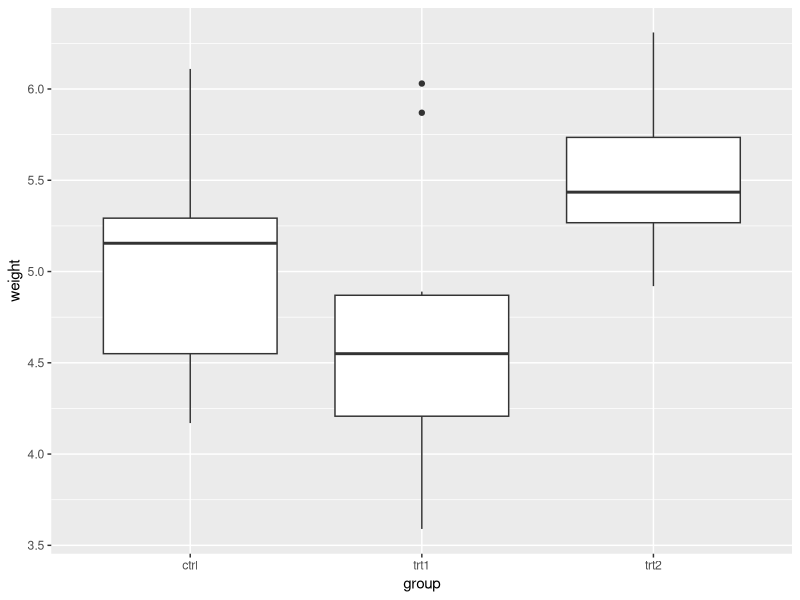
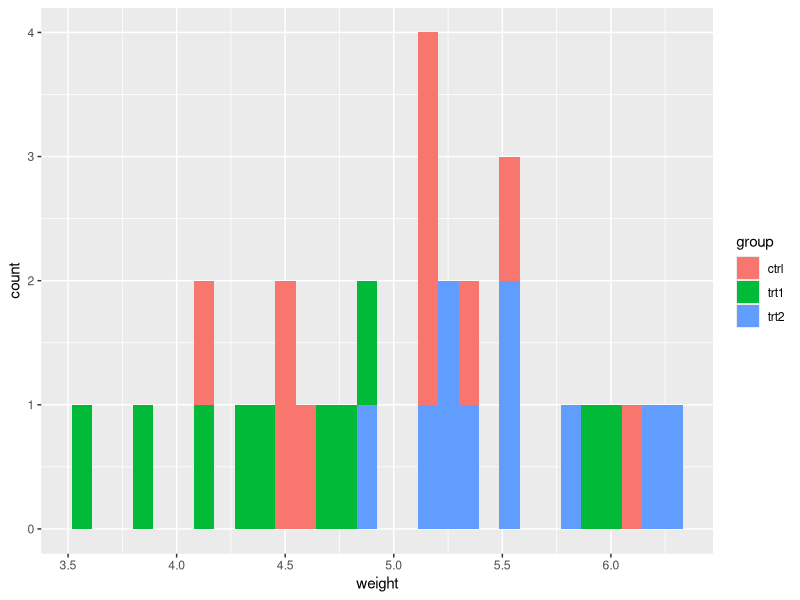

Recreate these plots in R, in order.
## ---- chunk 1
iq <- c(110,100,115,105,104)
# Calculate the confidence interval
t.test(iq)
## ---- chunk 2
# Calculate if the mean is equal to 100
t.test(iq, mu=100, conf.level = 0.99)
## ---- chunk 3
library(MASS)
head(survey)
## ---- chunk 4
data <- na.omit(survey)

# Let's see the difference in means:
t.test(Pulse ~ Sex, data, conf.level = 0.9)
t.test(Pulse ~ Sex, data, alternative = "g", conf.level = 0.90)
## ---- chunk 5
# Probabilities of the first digits (Benford)
prob <- c(0.301,0.176,0.125,0.097,0.079,0.067,0.058,0.051,0.046)
# Frequencies of the first digits (Xdata bills)
freq <- c(7, 13, 12,  9,  9, 13, 11, 10, 16)

# Check if they are dependients with probabilities
chisq.test(freq, p = prob)
## ---- chunk 6
data("PlantGrowth")
PlantGrowth
## ---- chunk 7
# We are going to a exploratory analysis for seeing its behaviour:
library(ggplot2)
ggplot(PlantGrowth, aes(x = group, y = weight)) +
  geom_boxplot()

ggplot(PlantGrowth, aes(x = weight, fill = group)) +
  geom_histogram()
## ---- chunk 8
oneway.test(weight ~ group, PlantGrowth)
## ---- chunk 9
ctrl_trt1 <- PlantGrowth[PlantGrowth$group != "trt2", ]
ctrl_trt1
oneway.test(weight ~ group, ctrl_trt1)
## ---- chunk 10
new_data <- PlantGrowth
new_data[new_data$group == "ctrl", "group"] <- "trt1"
new_data
oneway.test(weight ~ group, new_data)
